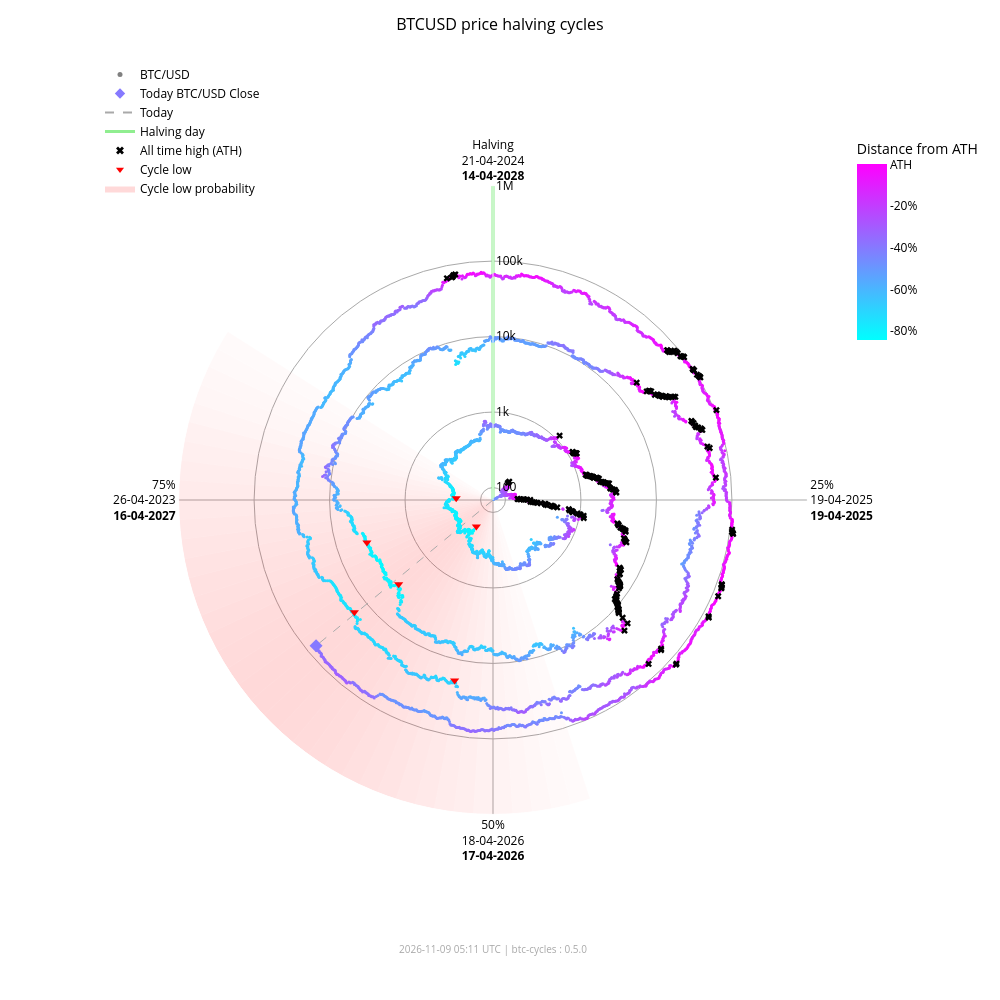

Notebook source saved alongside this figure:
### Markdown cell above
### Interactive chart (plotly)

### Code cell
fig_interactive = btc.plot(
    kind="interactive",
    from_date="2012-11-28",
)
# plotly config for interactivity
config = {"scrollZoom": True, "displayModeBar": True}
# display in notebook
fig_interactive.show(config=config)

### Figure 1 — Plotly figure (JSON) as saved in the notebook; plotly's stock layout.template omitted (floating-point values rounded to 4 significant figures; data arrays with more than 128 entries replaced by an {"elided": "..."} marker saying what was removed)
{"data": [{"fill": "toself", "fillcolor": "rgba(255,0,0,0.018306980149439524)", "hoverinfo": "skip", "line": {"width": 0}, "mode": "lines", "r": [68.43, 1000000, 1000000, 68.43, 68.43], "showlegend": false, "theta": [162.0, 162.0, 165.6, 165.6, 162.0], "type": "scatterpolar"}, {"fill": "toself", "fillcolor": "rgba(255,0,0,0.02405911634527998)", "hoverinfo": "skip", "line": {"width": 0}, "mode": "lines", "r": [68.43, 1000000, 1000000, 68.43, 68.43], "showlegend": false, "theta": [165.6, 165.6, 169.2, 169.2, 165.6], "type": "scatterpolar"}, {"fill": "toself", "fillcolor": "rgba(255,0,0,0.030803449372254352)", "hoverinfo": "skip", "line": {"width": 0}, "mode": "lines", "r": [68.43, 1000000, 1000000, 68.43, 68.43], "showlegend": false, "theta": [169.2, 169.2, 172.8, 172.8, 169.2], "type": "scatterpolar"}, {"fill": "toself", "fillcolor": "rgba(255,0,0,0.03847233586005252)", "hoverinfo": "skip", "line": {"width": 0}, "mode": "lines", "r": [68.43, 1000000, 1000000, 68.43, 68.43], "showlegend": false, "theta": [172.8, 172.8, 176.4, 176.4, 172.8], "type": "scatterpolar"}, {"fill": "toself", "fillcolor": "rgba(255,0,0,0.04694405159551339)", "hoverinfo": "skip", "line": {"width": 0}, "mode": "lines", "r": [68.43, 1000000, 1000000, 68.43, 68.43], "showlegend": false, "theta": [176.4, 176.4, 180.0, 180.0, 176.4], "type": "scatterpolar"}, {"fill": "toself", "fillcolor": "rgba(255,0,0,0.05605603979818329)", "hoverinfo": "skip", "line": {"width": 0}, "mode": "lines", "r": [68.43, 1000000, 1000000, 68.43, 68.43], "showlegend": false, "theta": [180.0, 180.0, 183.6, 183.6, 180.0], "type": "scatterpolar"}, {"fill": "toself", "fillcolor": "rgba(255,0,0,0.06562330627802694)", "hoverinfo": "skip", "line": {"width": 0}, "mode": "lines", "r": [68.43, 1000000, 1000000, 68.43, 68.43], "showlegend": false, "theta": [183.6, 183.6, 187.2, 187.2, 183.6], "type": "scatterpolar"}, {"fill": "toself", "fillcolor": "rgba(255,0,0,0.07545707932574237)", "hoverinfo": "skip", "line": {"width": 0}, "mode": "lines", "r": [68.43, 1000000, 1000000, 68.43, 68.43], "showlegend": false, "theta": [187.2, 187.2, 190.8, 190.8, 187.2], "type": "scatterpolar"}, {"fill": "toself", "fillcolor": "rgba(255,0,0,0.08537841060169407)", "hoverinfo": "skip", "line": {"width": 0}, "mode": "lines", "r": [68.43, 1000000, 1000000, 68.43, 68.43], "showlegend": false, "theta": [190.8, 190.8, 194.4, 194.4, 190.8], "type": "scatterpolar"}, {"fill": "toself", "fillcolor": "rgba(255,0,0,0.09522272137134848)", "hoverinfo": "skip", "line": {"width": 0}, "mode": "lines", "r": [68.43, 1000000, 1000000, 68.43, 68.43], "showlegend": false, "theta": [194.4, 194.4, 198.0, 198.0, 194.4], "type": "scatterpolar"}, {"fill": "toself", "fillcolor": "rgba(255,0,0,0.10483418800389058)", "hoverinfo": "skip", "line": {"width": 0}, "mode": "lines", "r": [68.43, 1000000, 1000000, 68.43, 68.43], "showlegend": false, "theta": [198.0, 198.0, 201.6, 201.6, 198.0], "type": "scatterpolar"}, {"fill": "toself", "fillcolor": "rgba(255,0,0,0.11405248627197925)", "hoverinfo": "skip", "line": {"width": 0}, "mode": "lines", "r": [68.43, 1000000, 1000000, 68.43, 68.43], "showlegend": false, "theta": [201.6, 201.6, 205.2, 205.2, 201.6], "type": "scatterpolar"}, {"fill": "toself", "fillcolor": "rgba(255,0,0,0.12269756305009562)", "hoverinfo": "skip", "line": {"width": 0}, "mode": "lines", "r": [68.43, 1000000, 1000000, 68.43, 68.43], "showlegend": false, "theta": [205.2, 205.2, 208.8, 208.8, 205.2], "type": "scatterpolar"}, {"fill": "toself", "fillcolor": "rgba(255,0,0,0.13055959037792858)", "hoverinfo": "skip", "line": {"width": 0}, "mode": "lines", "r": [68.43, 1000000, 1000000, 68.43, 68.43], "showlegend": false, "theta": [208.8, 208.8, 212.4, 212.4, 208.8], "type": "scatterpolar"}, {"fill": "toself", "fillcolor": "rgba(255,0,0,0.13740037014073872)", "hoverinfo": "skip", "line": {"width": 0}, "mode": "lines", "r": [68.43, 1000000, 1000000, 68.43, 68.43], "showlegend": false, "theta": [212.4, 212.4, 216.0, 216.0, 212.4], "type": "scatterpolar"}, {"fill": "toself", "fillcolor": "rgba(255,0,0,0.14296927208088228)", "hoverinfo": "skip", "line": {"width": 0}, "mode": "lines", "r": [68.43, 1000000, 1000000, 68.43, 68.43], "showlegend": false, "theta": [216.0, 216.0, 219.6, 219.6, 216.0], "type": "scatterpolar"}, {"fill": "toself", "fillcolor": "rgba(255,0,0,0.14703219887325494)", "hoverinfo": "skip", "line": {"width": 0}, "mode": "lines", "r": [68.43, 1000000, 1000000, 68.43, 68.43], "showlegend": false, "theta": [219.6, 219.6, 223.2, 223.2, 219.6], "type": "scatterpolar"}, {"fill": "toself", "fillcolor": "rgba(255,0,0,0.14940752827264187)", "hoverinfo": "skip", "line": {"width": 0}, "mode": "lines", "r": [68.43, 1000000, 1000000, 68.43, 68.43], "showlegend": false, "theta": [223.2, 223.2, 226.8, 226.8, 223.2], "type": "scatterpolar"}, {"fill": "toself", "fillcolor": "rgba(255,0,0,0.15)", "hoverinfo": "skip", "line": {"width": 0}, "mode": "lines", "r": [68.43, 1000000, 1000000, 68.43, 68.43], "showlegend": false, "theta": [226.8, 226.8, 230.4, 230.4, 226.8], "type": "scatterpolar"}, {"fill": "toself", "fillcolor": "rgba(255,0,0,0.14882314851976614)", "hoverinfo": "skip", "line": {"width": 0}, "mode": "lines", "r": [68.43, 1000000, 1000000, 68.43, 68.43], "showlegend": false, "theta": [230.4, 230.4, 234.0, 234.0, 230.4], "type": "scatterpolar"}, {"fill": "toself", "fillcolor": "rgba(255,0,0,0.14600334989350275)", "hoverinfo": "skip", "line": {"width": 0}, "mode": "lines", "r": [68.43, 1000000, 1000000, 68.43, 68.43], "showlegend": false, "theta": [234.0, 234.0, 237.6, 237.6, 234.0], "type": "scatterpolar"}, {"fill": "toself", "fillcolor": "rgba(255,0,0,0.14176315293000513)", "hoverinfo": "skip", "line": {"width": 0}, "mode": "lines", "r": [68.43, 1000000, 1000000, 68.43, 68.43], "showlegend": false, "theta": [237.6, 237.6, 241.2, 241.2, 237.6], "type": "scatterpolar"}, {"fill": "toself", "fillcolor": "rgba(255,0,0,0.1363869302869166)", "hoverinfo": "skip", "line": {"width": 0}, "mode": "lines", "r": [68.43, 1000000, 1000000, 68.43, 68.43], "showlegend": false, "theta": [241.2, 241.2, 244.8, 244.8, 241.2], "type": "scatterpolar"}, {"fill": "toself", "fillcolor": "rgba(255,0,0,0.13017643696734477)", "hoverinfo": "skip", "line": {"width": 0}, "mode": "lines", "r": [68.43, 1000000, 1000000, 68.43, 68.43], "showlegend": false, "theta": [244.8, 244.8, 248.4, 248.4, 244.8], "type": "scatterpolar"}, {"fill": "toself", "fillcolor": "rgba(255,0,0,0.1234063302665758)", "hoverinfo": "skip", "line": {"width": 0}, "mode": "lines", "r": [68.43, 1000000, 1000000, 68.43, 68.43], "showlegend": false, "theta": [248.4, 248.4, 252.0, 252.0, 248.4], "type": "scatterpolar"}, {"fill": "toself", "fillcolor": "rgba(255,0,0,0.11628949020714345)", "hoverinfo": "skip", "line": {"width": 0}, "mode": "lines", "r": [68.43, 1000000, 1000000, 68.43, 68.43], "showlegend": false, "theta": [252.0, 252.0, 255.6, 255.6, 252.0], "type": "scatterpolar"}, {"fill": "toself", "fillcolor": "rgba(255,0,0,0.108959277972535)", "hoverinfo": "skip", "line": {"width": 0}, "mode": "lines", "r": [68.43, 1000000, 1000000, 68.43, 68.43], "showlegend": false, "theta": [255.6, 255.6, 259.2, 259.2, 255.6], "type": "scatterpolar"}, {"fill": "toself", "fillcolor": "rgba(255,0,0,0.1014715299920515)", "hoverinfo": "skip", "line": {"width": 0}, "mode": "lines", "r": [68.43, 1000000, 1000000, 68.43, 68.43], "showlegend": false, "theta": [259.2, 259.2, 262.8, 262.8, 259.2], "type": "scatterpolar"}, {"fill": "toself", "fillcolor": "rgba(255,0,0,0.09382430417652897)", "hoverinfo": "skip", "line": {"width": 0}, "mode": "lines", "r": [68.43, 1000000, 1000000, 68.43, 68.43], "showlegend": false, "theta": [262.8, 262.8, 266.4, 266.4, 262.8], "type": "scatterpolar"}, {"fill": "toself", "fillcolor": "rgba(255,0,0,0.08598937207621672)", "hoverinfo": "skip", "line": {"width": 0}, "mode": "lines", "r": [68.43, 1000000, 1000000, 68.43, 68.43], "showlegend": false, "theta": [266.4, 266.4, 270.0, 270.0, 266.4], "type": "scatterpolar"}, {"fill": "toself", "fillcolor": "rgba(255,0,0,0.07794710108398434)", "hoverinfo": "skip", "line": {"width": 0}, "mode": "lines", "r": [68.43, 1000000, 1000000, 68.43, 68.43], "showlegend": false, "theta": [270.0, 270.0, 273.6, 273.6, 270.0], "type": "scatterpolar"}, {"fill": "toself", "fillcolor": "rgba(255,0,0,0.06971614429145927)", "hoverinfo": "skip", "line": {"width": 0}, "mode": "lines", "r": [68.43, 1000000, 1000000, 68.43, 68.43], "showlegend": false, "theta": [273.6, 273.6, 277.2, 277.2, 273.6], "type": "scatterpolar"}, {"fill": "toself", "fillcolor": "rgba(255,0,0,0.061371174705723626)", "hoverinfo": "skip", "line": {"width": 0}, "mode": "lines", "r": [68.43, 1000000, 1000000, 68.43, 68.43], "showlegend": false, "theta": [277.2, 277.2, 280.8, 280.8, 277.2], "type": "scatterpolar"}, {"fill": "toself", "fillcolor": "rgba(255,0,0,0.05304520605236535)", "hoverinfo": "skip", "line": {"width": 0}, "mode": "lines", "r": [68.43, 1000000, 1000000, 68.43, 68.43], "showlegend": false, "theta": [280.8, 280.8, 284.4, 284.4, 280.8], "type": "scatterpolar"}, {"fill": "toself", "fillcolor": "rgba(255,0,0,0.044916938988340704)", "hoverinfo": "skip", "line": {"width": 0}, "mode": "lines", "r": [68.43, 1000000, 1000000, 68.43, 68.43], "showlegend": false, "theta": [284.4, 284.4, 288.0, 288.0, 284.4], "type": "scatterpolar"}, {"fill": "toself", "fillcolor": "rgba(255,0,0,0.0371870550186571)", "hoverinfo": "skip", "line": {"width": 0}, "mode": "lines", "r": [68.43, 1000000, 1000000, 68.43, 68.43], "showlegend": false, "theta": [288.0, 288.0, 291.6, 291.6, 288.0], "type": "scatterpolar"}, {"fill": "toself", "fillcolor": "rgba(255,0,0,0.030049603184432498)", "hoverinfo": "skip", "line": {"width": 0}, "mode": "lines", "r": [68.43, 1000000, 1000000, 68.43, 68.43], "showlegend": false, "theta": [291.6, 291.6, 295.2, 295.2, 291.6], "type": "scatterpolar"}, {"fill": "toself", "fillcolor": "rgba(255,0,0,0.023665126797805223)", "hoverinfo": "skip", "line": {"width": 0}, "mode": "lines", "r": [68.43, 1000000, 1000000, 68.43, 68.43], "showlegend": false, "theta": [295.2, 295.2, 298.8, 298.8, 295.2], "type": "scatterpolar"}, {"fill": "toself", "fillcolor": "rgba(255,0,0,0.018141004067302662)", "hoverinfo": "skip", "line": {"width": 0}, "mode": "lines", "r": [68.43, 1000000, 1000000, 68.43, 68.43], "showlegend": false, "theta": [298.8, 298.8, 302.4, 302.4, 298.8], "type": "scatterpolar"}, {"hoverinfo": "skip", "line": {"color": "darkgrey", "dash": "dash", "width": 1}, "mode": "lines", "r": [68.43, 74580.0], "showlegend": false, "theta": [230.5, 230.5], "type": "scatterpolar"}, {"hoverinfo": "skip", "line": {"color": "lightgreen", "width": 3}, "mode": "lines", "r": [68.43, 1000000], "showlegend": false, "theta": [0, 0], "type": "scatterpolar"}, {"hoverinfo": "text", "marker": {"color": {"elided": "4944 str values"}, "size": 3}, "mode": "markers", "r": {"elided": "4944 float values"}, "showlegend": false, "text": {"elided": "4944 str values"}, "theta": {"elided": "4944 float values"}, "type": "scatterpolar"}, {"hoverinfo": "text", "marker": {"color": "#8679ff", "size": 10, "symbol": "diamond"}, "mode": "markers", "r": [74580.0], "showlegend": false, "text": ["Today<br>Date: 2026-11-08<br>Price: $74,584.65"], "theta": [230.5], "type": "scatterpolar"}, {"hoverinfo": "text", "marker": {"color": "black", "size": 6, "symbol": "x"}, "mode": "markers", "r": {"elided": "182 float values"}, "showlegend": false, "text": {"elided": "182 str values"}, "theta": {"elided": "182 float values"}, "type": "scatterpolar"}, {"hoverinfo": "text", "marker": {"color": "red", "size": 8, "symbol": "triangle-down"}, "mode": "markers", "r": [178.1, 210.5, 3237.0, 3961.0, 19020.0, 15790.0], "showlegend": false, "text": ["Cycle Low<br>Date: 2015-01-14<br>Price: $178.10<br>ATH distance: -84.5%", "Cycle Low<br>Date: 2015-08-24<br>Price: $210.49<br>ATH distance: -81.7%", "Cycle Low<br>Date: 2018-12-15<br>Price: $3,236.76<br>ATH distance: -83.4%", "Cycle Low<br>Date: 2019-03-15<br>Price: $3,960.91<br>ATH distance: -79.7%", "Cycle Low<br>Date: 2022-06-18<br>Price: $19,017.64<br>ATH distance: -71.9%", "Cycle Low<br>Date: 2022-11-21<br>Price: $15,787.28<br>ATH distance: -76.6%"], "theta": [212.1, 272.7, 228.3, 251.4, 192.0, 231.0], "type": "scatterpolar"}, {"marker": {"color": "grey", "size": 5}, "mode": "markers", "name": "BTC/USD", "r": [null], "theta": [null], "type": "scatterpolar"}, {"marker": {"color": "#8679ff", "size": 8, "symbol": "diamond"}, "mode": "markers", "name": "Today BTC/USD Close", "r": [null], "theta": [null], "type": "scatterpolar"}, {"line": {"color": "darkgrey", "dash": "dash"}, "mode": "lines", "name": "Today", "r": [null], "theta": [null], "type": "scatterpolar"}, {"line": {"color": "lightgreen", "width": 3}, "mode": "lines", "name": "Halving day", "r": [null], "theta": [null], "type": "scatterpolar"}, {"marker": {"color": "black", "size": 7, "symbol": "x"}, "mode": "markers", "name": "All time high (ATH)", "r": [null], "theta": [null], "type": "scatterpolar"}, {"marker": {"color": "red", "size": 7, "symbol": "triangle-down"}, "mode": "markers", "name": "Cycle low", "r": [null], "theta": [null], "type": "scatterpolar"}, {"fill": "toself", "fillcolor": "rgba(255,0,0,0.15)", "line": {"width": 0}, "mode": "lines", "name": "Cycle low probability", "r": [null], "theta": [null], "type": "scatterpolar"}, {"hoverinfo": "skip", "marker": {"cmax": 0, "cmin": -0.8453, "color": [0], "colorbar": {"len": 0.25, "ticktext": ["ATH", "-20%", "-40%", "-60%", "-80%", "-100%"], "tickvals": [0, -0.2, -0.4, -0.6, -0.8, -1.0], "title": {"text": "Distance from ATH"}, "x": 0.95, "y": 0.92, "yanchor": "top"}, "colorscale": {"elided": "256x2 mixed values"}, "showscale": true, "size": 0}, "mode": "markers", "r": [null], "showlegend": false, "theta": [null], "type": "scatterpolar"}], "layout": {"annotations": [{"font": {"color": "darkgrey", "size": 10}, "showarrow": false, "text": "2026-11-09 05:11 UTC | btc-cycles : 0.5.0", "x": 0.5, "xref": "paper", "y": -0.02, "yref": "paper"}], "font": {"color": "black"}, "height": 1000, "legend": {"bgcolor": "rgba(0,0,0,0)", "font": {"color": "black"}, "x": 0.0, "y": 1.0}, "margin": {"b": 60, "l": 100, "r": 80, "t": 60}, "paper_bgcolor": "white", "plot_bgcolor": "white", "polar": {"angularaxis": {"color": "black", "direction": "clockwise", "gridcolor": "darkgrey", "rotation": 90, "ticktext": ["Halving<br>21-04-2024<br><b>14-04-2028</b>", "25%<br>19-04-2025<br><b>19-04-2025</b>", "50%<br>18-04-2026<br><b>17-04-2026</b>", "75%<br>26-04-2023<br><b>16-04-2027</b>"], "tickvals": [0, 90, 180, 270]}, "bgcolor": "white", "domain": {"x": [0.1, 0.9], "y": [0.05, 0.95]}, "radialaxis": {"angle": 90, "color": "black", "gridcolor": "darkgrey", "range": [1.835, 6.0], "tickangle": 90, "ticktext": ["100", "1k", "10k", "100k", "1M"], "tickvals": [100, 1000, 10000, 100000, 1000000], "type": "log"}}, "title": {"font": {"color": "black", "size": 16}, "text": "BTCUSD price halving cycles", "x": 0.5}, "width": 1000}}
